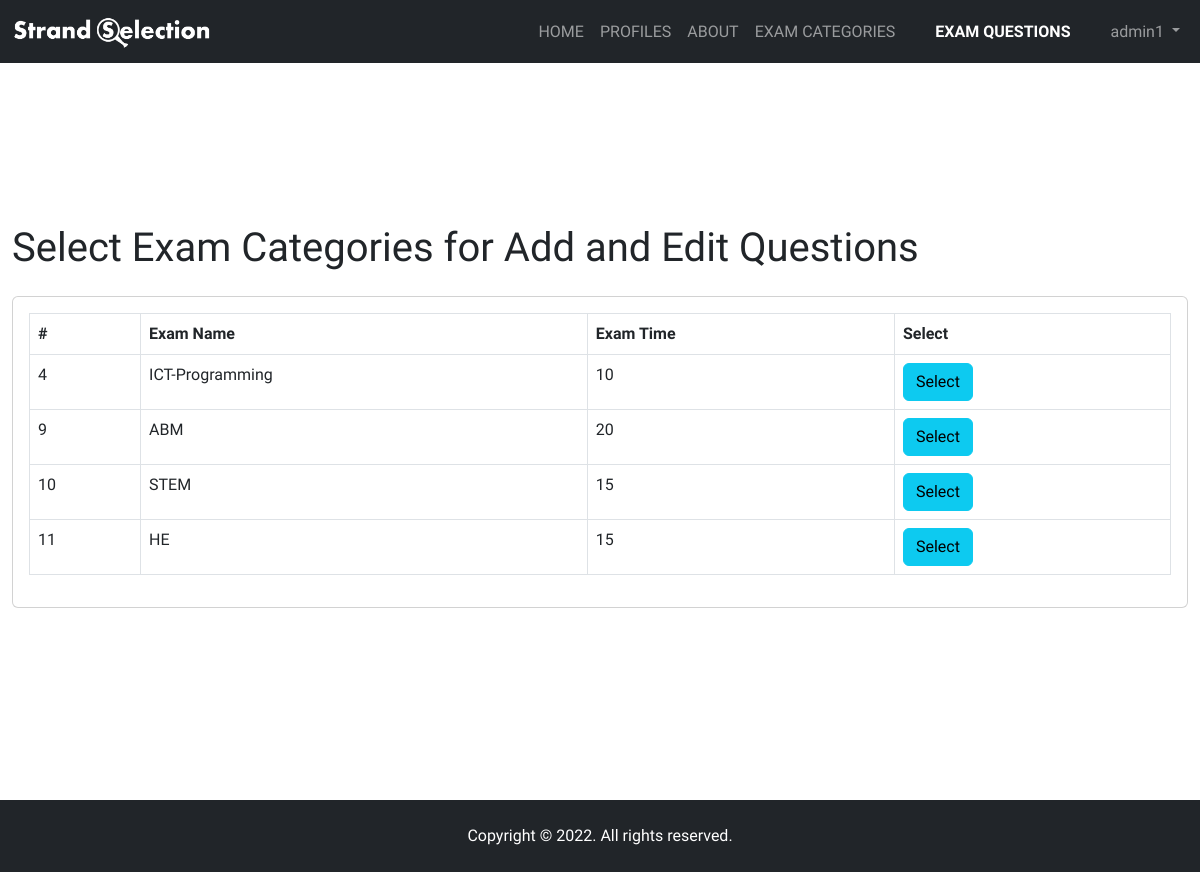
Screenshot of /Admin/add_edit_exam_questions.php (signed in) with the database file from the repository.
### tables this page shows
CREATE TABLE `exam_category` (
  `id` int(11) NOT NULL,
  `category` varchar(100) NOT NULL,
  `topic` varchar(100) NOT NULL,
  `exam_time_in_minutes` varchar(5) NOT NULL
);

### Admin/add_edit_exam_questions.php (the view, shortened to what this page needs)
<!doctype html>
<html lang="en">
<head>
	<link href="https://cdn.jsdelivr.net/npm/bootstrap@5.2.2/dist/css/bootstrap.min.css" rel="stylesheet">
	<link rel="stylesheet" href="custom_css.css">
</head>
<body>
	<nav class="navbar navbar-expand-md fixed-top navbar-dark bg-dark">
		<div class="container-fluid">
			<a class="navbar-brand" href="#">
				<img src="./images/SystemBrandWhiteVer2.png" alt="Logo" width="200" height="34" class="d-inline-block align-text-top">
			</a>
			<div class="collapse navbar-collapse justify-content-end" id="navbarCollapse">
				<ul class="navbar-nav">
					<li class="nav-item">
						<a class="nav-link" href="home.php">HOME</a>
					</li>
					<li class="nav-item">
						<a class="nav-link" href="profiles.php">PROFILES</a>
					</li>
					<li class="nav-item">
						<a class="nav-link" href="about.php">ABOUT</a>
					</li>
					<li class="nav-item">
						<a class="nav-link" href="exam_category.php">EXAM CATEGORIES</a>
					</li>
					<li class="nav-item px-4 fw-bold">
						<a class="nav-link active" aria-current="page" href="add_edit_exam_questions.php">EXAM QUESTIONS</a>
					</li>
					<li class="nav-item dropdown">
						<a class="nav-link dropdown-toggle" href="#" role="button" data-bs-toggle="dropdown" aria-expanded="false">
							<?php echo $_SESSION['admin']; ?>
						</a>
					</li>
				</ul>
			</div>
		</div>
	</nav>
	<?php
	include "connection.php";
	?>
	<section class="d-flex flex-column justify-content-center align-items-center py-5">
		<div class="row" style="width:100%">
			<div class="breadcrumbs">
				<div class="col-sm-12">
					<div class="page-header float-left">
						<div class="page-title">
							<h1>Select Exam Categories for Add and Edit Questions</h1>
						</div>
					</div>
				</div>
			</div>
			<div class="content mt-3">
				<div class="animated fadeIn">
					<div class="row">
						<div class="col-lg-12">
							<div class="card">
								<div class="card-body">
									<table class="table table-bordered">
										<thead>
											<tr>
												<th scope="col">#</th>
												<th scope="col">Exam Name</th>
												<th scope="col">Exam Time</th>
												<th scope="col">Select</th>
											</tr>
										</thead>
										<tbody>
											<?php
											$res = mysqli_query($link, "select * from exam_category");
											while ($row = mysqli_fetch_array($res)) {
											?>
												<tr>
													<td><?php echo $row["id"]; ?></td>
													<td><?php echo $row["category"]; ?></td>
													<td><?php echo $row["exam_time_in_minutes"]; ?></td>
													<td><a class="btn btn-info" href="add_edit_questions.php?id=<?php echo $row['id']; ?>">
															Select</a></td>
												</tr>
											<?php
											}
											?>
										</tbody>
									</table>
								</div>
							</div>
						</div>
					</div>
				</div>
	</section>
	<footer class="d-flex flex-column flex-md-row text-center justify-content-center py-4 px-4 px-xl-5 bg-dark">
		<div class="text-white mb-3 mb-md-0">
			Copyright © 2022. All rights reserved.
		</div>
	</footer>
</body>
</html>

### Admin/custom_css.css (style rules this page uses)
body, html { height: 100%; font-family: 'Chakra Petch'; }
section { min-height: 100%; }
.py-5 { padding-top: 5rem !important; }

### rows the page displays
exam_category: id "4", category "ICT-Programming", exam_time_in_minutes "10"
exam_category: id "9", category "ABM", exam_time_in_minutes "20"
exam_category: id "10", category "STEM", exam_time_in_minutes "15"
exam_category: id "11", category "HE", exam_time_in_minutes "15"

### other values shown
$_SESSION['admin'] "admin1"
